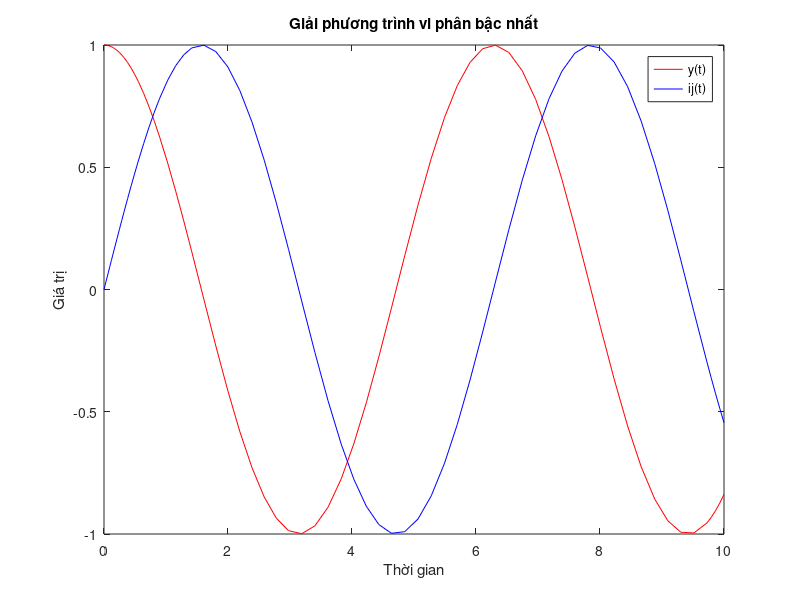

Reproduce this figure in MATLAB.
% pt
ode = @(t, x) [-x(2); x(1)]; 

% dieu kien ban dau 
initial_conditions = [1; 0];

% Giải phương trình vi phân
[t, sol] = ode45(ode, [0, 10], initial_conditions);

% hien thi 
plot(t, sol(:, 1), 'r', t, sol(:, 2), 'b');
legend('y(t)', 'ij(t)');
xlabel('Thời gian');
ylabel('Giá trị');
title('Giải phương trình vi phân bậc nhất');